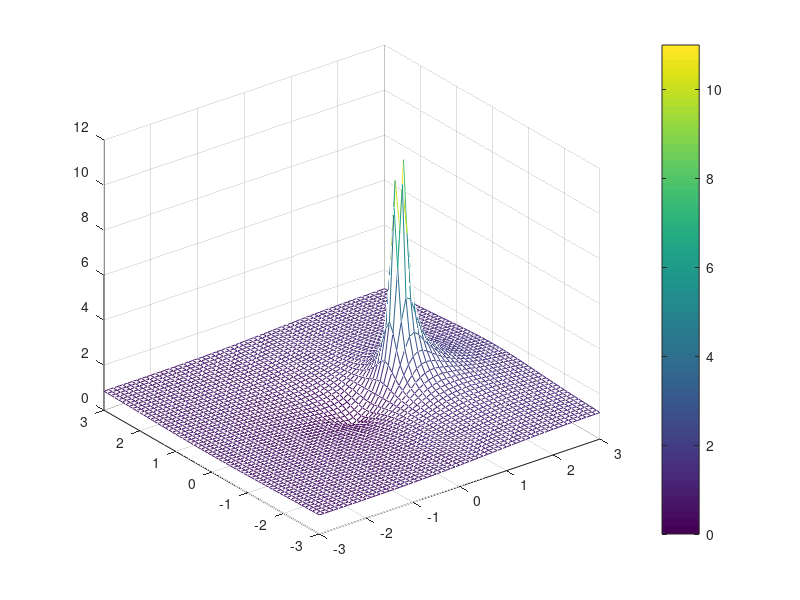
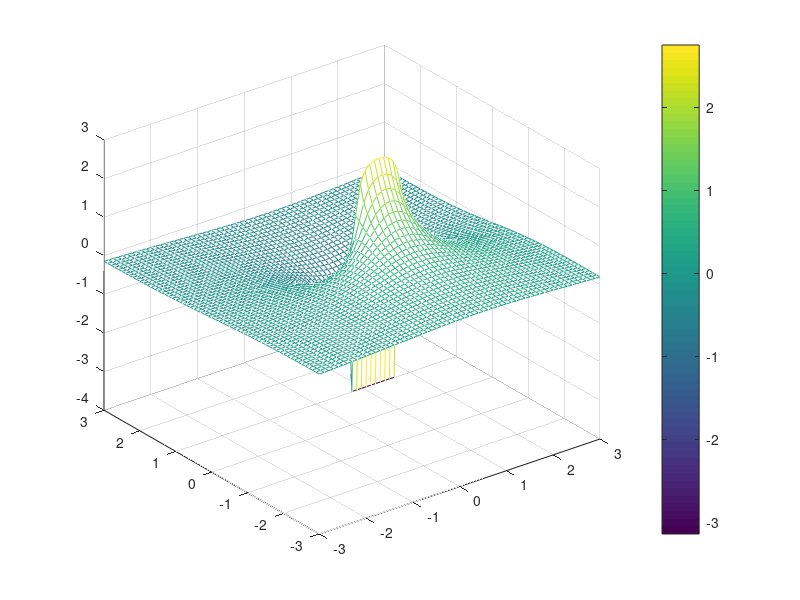

Source code (MATLAB) for these figures, in order:
% M.3.1 Visualisierung der z-Transformation

% Aufgabe 3.1

% Initialisierung
close; clear; clc;

[X,Y] = meshgrid(-3:.1:3,-3:.1:3);

z = X + 1i*Y;
f = z./(z-1);
Xabs = abs(f);
Xarg = angle(f);
figure(1)
mesh(X,Y,Xabs);
colorbar;
figure(2)
mesh(X,Y,Xarg);
colorbar;